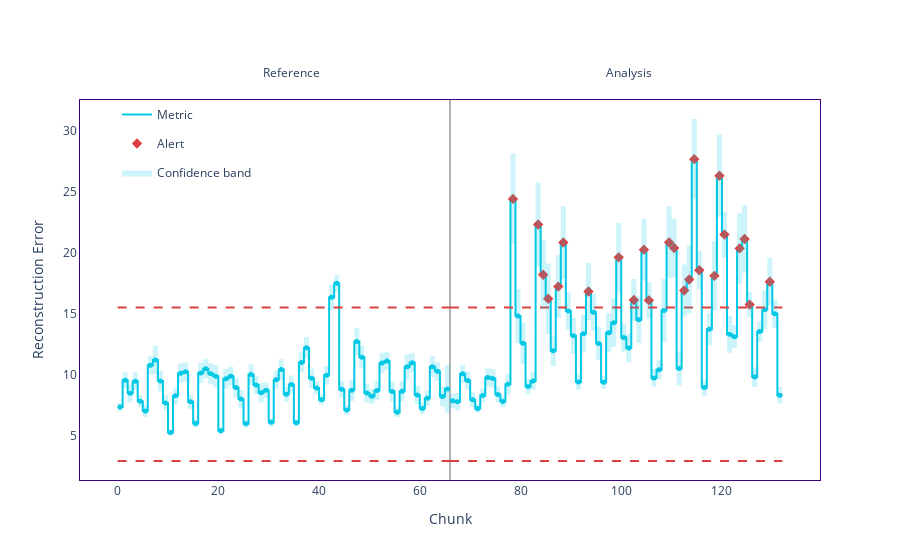

The notebook cell this image was saved under:
### Code cell
PemsBay_drift_detector = nml.DataReconstructionDriftCalculator(
    column_names=PemsBay_feature_names,
    chunk_size=400
).fit(reference_data=PemsBay_reference_set)

# Calculate drift results
PemsBay_drift_results = PemsBay_drift_detector.calculate(data=PemsBay_analysis_set)

# Visualize drift
PemsBay_drift_results_plot = plot_metric(PemsBay_drift_results, title='', metric_display_name='Reconstruction Error',
                metric_column_name='reconstruction_error')
# PemsBay_drift_results_plot = PemsBay_drift_results.plot()
PemsBay_drift_results_plot.write_image('pemsbay_drift_results.png', width=1000, height=500)
PemsBay_drift_results_plot.show()
